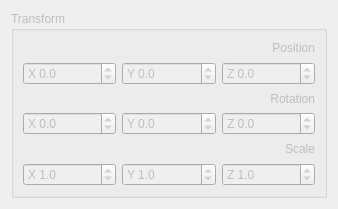
<?xml version="1.0" encoding="UTF-8"?>
<ui version="4.0">
 <class>TransformContorol</class>
 <widget class="QWidget" name="TransformContorol">
  <property name="geometry">
   <rect>
    <x>0</x>
    <y>0</y>
    <width>338</width>
    <height>209</height>
   </rect>
  </property>
  <property name="windowTitle">
   <string>Form</string>
  </property>
  <layout class="QGridLayout" name="gridLayout_3">
   <item row="0" column="0">
    <widget class="QGroupBox" name="groupBoxTransform">
     <property name="enabled">
      <bool>false</bool>
     </property>
     <property name="title">
      <string>Transform</string>
     </property>
     <layout class="QVBoxLayout" name="verticalLayout">
      <item>
       <layout class="QGridLayout" name="gridLayout_2">
        <item row="5" column="1">
         <widget class="QDoubleSpinBox" name="spinScaleX">
          <property name="prefix">
           <string>X </string>
          </property>
          <property name="decimals">
           <number>1</number>
          </property>
          <property name="minimum">
           <double>0.000000000000000</double>
          </property>
          <property name="maximum">
           <double>99.900000000000006</double>
          </property>
          <property name="singleStep">
           <double>0.100000000000000</double>
          </property>
          <property name="value">
           <double>1.000000000000000</double>
          </property>
         </widget>
        </item>
        <item row="1" column="3">
         <widget class="QDoubleSpinBox" name="spinPosZ">
          <property name="sizePolicy">
           <sizepolicy hsizetype="Minimum" vsizetype="Fixed">
            <horstretch>0</horstretch>
            <verstretch>0</verstretch>
           </sizepolicy>
          </property>
          <property name="prefix">
           <string>Z </string>
          </property>
          <property name="decimals">
           <number>1</number>
          </property>
          <property name="minimum">
           <double>-99.900000000000006</double>
          </property>
          <property name="maximum">
           <double>99.900000000000006</double>
          </property>
         </widget>
        </item>
        <item row="5" column="3">
         <widget class="QDoubleSpinBox" name="spinScaleZ">
          <property name="prefix">
           <string>Z </string>
          </property>
          <property name="decimals">
           <number>1</number>
          </property>
          <property name="minimum">
           <double>0.000000000000000</double>
          </property>
          <property name="maximum">
           <double>99.900000000000006</double>
          </property>
          <property name="singleStep">
           <double>0.100000000000000</double>
          </property>
          <property name="value">
           <double>1.000000000000000</double>
          </property>
         </widget>
        </item>
        <item row="5" column="2">
         <widget class="QDoubleSpinBox" name="spinScaleY">
          <property name="prefix">
           <string>Y </string>
          </property>
          <property name="decimals">
           <number>1</number>
          </property>
          <property name="minimum">
           <double>0.000000000000000</double>
          </property>
          <property name="maximum">
           <double>99.900000000000006</double>
          </property>
          <property name="singleStep">
           <double>0.100000000000000</double>
          </property>
          <property name="value">
           <double>1.000000000000000</double>
          </property>
         </widget>
        </item>
        <item row="1" column="1">
         <widget class="QDoubleSpinBox" name="spinPosX">
          <property name="prefix">
           <string>X </string>
          </property>
          <property name="decimals">
           <number>1</number>
          </property>
          <property name="minimum">
           <double>-99.900000000000006</double>
          </property>
          <property name="maximum">
           <double>99.900000000000006</double>
          </property>
         </widget>
        </item>
        <item row="3" column="1">
         <widget class="QDoubleSpinBox" name="spinRotX">
          <property name="prefix">
           <string>X </string>
          </property>
          <property name="decimals">
           <number>1</number>
          </property>
          <property name="minimum">
           <double>-360.000000000000000</double>
          </property>
          <property name="maximum">
           <double>360.000000000000000</double>
          </property>
          <property name="singleStep">
           <double>10.000000000000000</double>
          </property>
         </widget>
        </item>
        <item row="1" column="2">
         <widget class="QDoubleSpinBox" name="spinPosY">
          <property name="prefix">
           <string>Y </string>
          </property>
          <property name="decimals">
           <number>1</number>
          </property>
          <property name="minimum">
           <double>-99.900000000000006</double>
          </property>
          <property name="maximum">
           <double>99.900000000000006</double>
          </property>
         </widget>
        </item>
        <item row="3" column="2">
         <widget class="QDoubleSpinBox" name="spinRotY">
          <property name="prefix">
           <string>Y </string>
          </property>
          <property name="suffix">
           <string/>
          </property>
          <property name="decimals">
           <number>1</number>
          </property>
          <property name="minimum">
           <double>-360.000000000000000</double>
          </property>
          <property name="maximum">
           <double>360.000000000000000</double>
          </property>
          <property name="singleStep">
           <double>10.000000000000000</double>
          </property>
         </widget>
        </item>
        <item row="3" column="3">
         <widget class="QDoubleSpinBox" name="spinRotZ">
          <property name="prefix">
           <string>Z </string>
          </property>
          <property name="decimals">
           <number>1</number>
          </property>
          <property name="minimum">
           <double>-360.000000000000000</double>
          </property>
          <property name="maximum">
           <double>360.000000000000000</double>
          </property>
          <property name="singleStep">
           <double>10.000000000000000</double>
          </property>
         </widget>
        </item>
        <item row="0" column="3">
         <widget class="QLabel" name="label_2">
          <property name="text">
           <string>Position</string>
          </property>
          <property name="alignment">
           <set>Qt::AlignRight|Qt::AlignTrailing|Qt::AlignVCenter</set>
          </property>
         </widget>
        </item>
        <item row="2" column="3">
         <widget class="QLabel" name="label_3">
          <property name="text">
           <string>Rotation</string>
          </property>
          <property name="alignment">
           <set>Qt::AlignRight|Qt::AlignTrailing|Qt::AlignVCenter</set>
          </property>
         </widget>
        </item>
        <item row="4" column="3">
         <widget class="QLabel" name="label_4">
          <property name="text">
           <string>Scale</string>
          </property>
          <property name="alignment">
           <set>Qt::AlignRight|Qt::AlignTrailing|Qt::AlignVCenter</set>
          </property>
         </widget>
        </item>
       </layout>
      </item>
     </layout>
    </widget>
   </item>
  </layout>
 </widget>
 <resources/>
 <connections/>
</ui>
